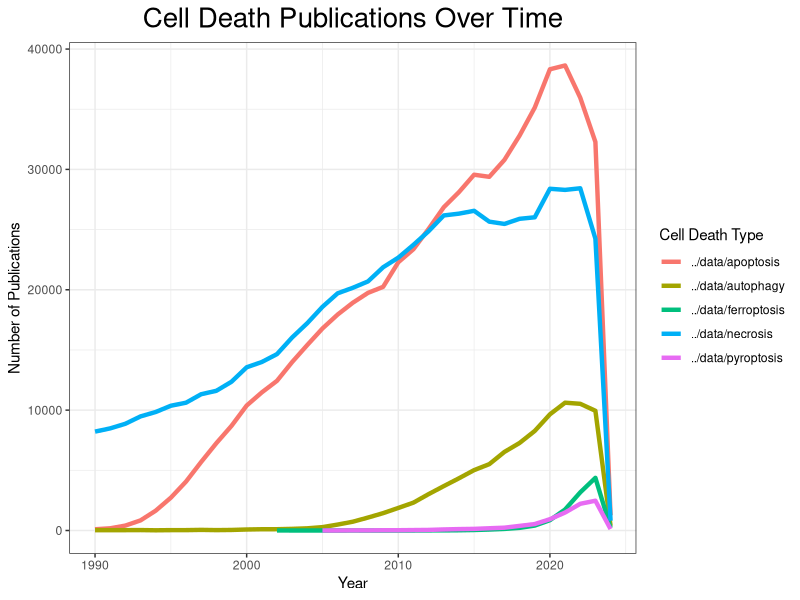
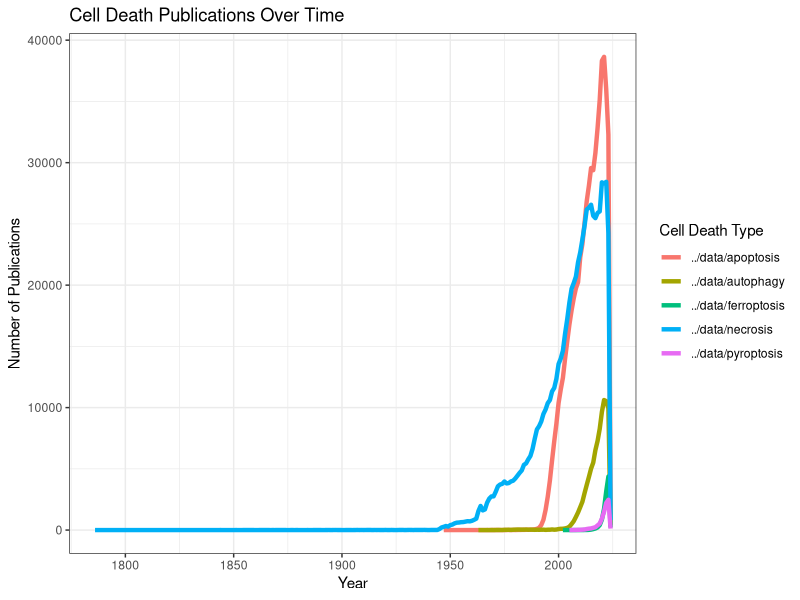
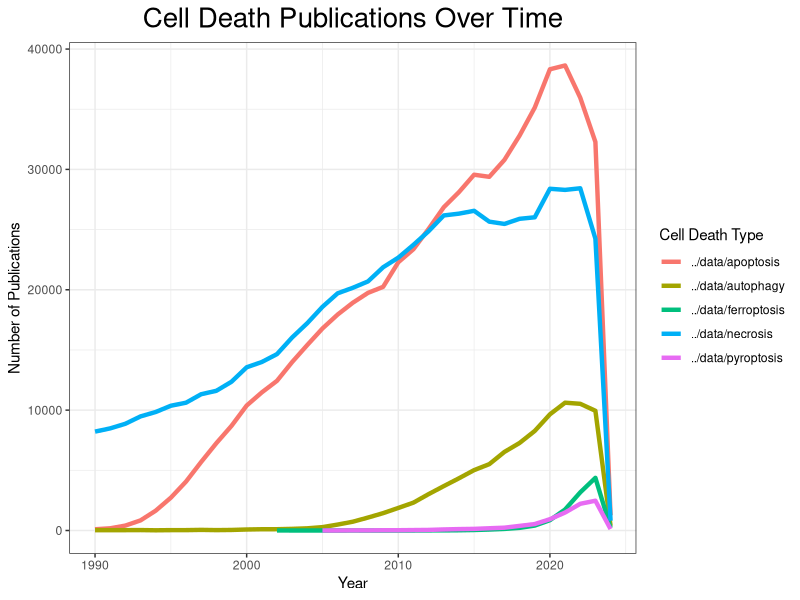

Reproduce these figures in R, in order.
library(ggplot2)

apoptosis <- read.csv("../data/apoptosis_results.csv", header = TRUE, sep = ",")
pyroptosis <- read.csv("../data/pyroptosis_results.csv", header = TRUE, sep = ",")
necrosis <- read.csv("../data/necrosis_results.csv", header = TRUE, sep = ",")
ferroptosis <- read.csv("../data/ferroptosis_results.csv", header = TRUE, sep = ",")
autophagy <- read.csv("../data/autophagy_results.csv", header = TRUE, sep = ",")

apoptosis$label <- "../data/apoptosis"
pyroptosis$label <- "../data/pyroptosis"
necrosis$label <- "../data/necrosis"
ferroptosis$label <- "../data/ferroptosis"
autophagy$label <- "../data/autophagy"

# create output directory
outdir <- file.path("..","figures")

# create output directory if it doesn't exist
if(!dir.exists(outdir)) dir.create(outdir)

# remove the first row of each data frame
apoptosis <- apoptosis[-1,]
pyroptosis <- pyroptosis[-1,]
necrosis <- necrosis[-1,]
ferroptosis <- ferroptosis[-1,]
autophagy <- autophagy[-1,]

# make the row names a column
apoptosis$year <- rownames(apoptosis)
pyroptosis$year <- rownames(pyroptosis)
necrosis$year <- rownames(necrosis)
ferroptosis$year <- rownames(ferroptosis)
autophagy$year <- rownames(autophagy)

# # removve the row names
rownames(apoptosis) <- NULL
rownames(pyroptosis) <- NULL
rownames(necrosis) <- NULL
rownames(ferroptosis) <- NULL
rownames(autophagy) <- NULL

# # rename the columns
colnames(apoptosis) <- c("count", "label", "year")
colnames(pyroptosis) <- c("count", "label", "year")
colnames(necrosis) <- c("count", "label", "year")
colnames(ferroptosis) <- c("count", "label", "year")
colnames(autophagy) <- c("count", "label", "year")

# # combine the data frames
df <- rbind(apoptosis, pyroptosis, necrosis, ferroptosis, autophagy)
# sort the data frame by year
# df <- df[order(df$year),]
# make the year a integer
df$year <- as.integer(df$year)
# make the count a integer
df$count <- as.integer(df$count)

head(df)

width <- 10
height <- 5
# set the size of the plot
options(repr.plot.width = width, repr.plot.height = height)
# plot
plot <- (
    ggplot(
        data = df,
        aes(
            x = year,
            y = count,
            color = label
        )
    )
    + geom_line(
        size = 1.5
    )
    + theme_bw()
    # make the legend title different
    + labs(
        color = "Cell Death Type",
        x = "Year",
        y = "Number of Publications",
        title = "Cell Death Publications Over Time"
    )
)
# save the plot
ggsave(
    filename = "../figures/cell_death_over_time.png",
    plot = plot,
    width = width,
    height = height,
    units = "in",
    dpi = 300
)

# remove all points before 1950
df <- df[df$year >= 1990,]

width <- 10
height <- 5
# set the size of the plot
options(repr.plot.width = width, repr.plot.height = height)
# plot
plot <- (
    ggplot(
        data = df,
        aes(
            x = year,
            y = count,
            color = label
        )
    )
    + geom_line(
        size = 1.5
    )
    + theme_bw()
    # make the legend title different
    + labs(
        color = "Cell Death Type",
        x = "Year",
        y = "Number of Publications",
        title = "Cell Death Publications Over Time"
    )
    # center title
    + theme(
        plot.title = element_text(
            size = 20,
            hjust = 0.5
        )
    )
)
# save the plot
ggsave(
    filename = "../figures/cell_death_over_time_1990.png",
    plot = plot,
    width = width,
    height = height,
    units = "in",
    dpi = 600
)
plot
